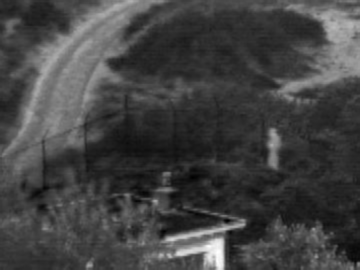
%> input picture outputs/alpha_1e4_21/fused_rfnnest_700_wir_6.0_wvi_3.0_21_res/fused_rfnnest_700_wir_6.0_wvi_3.0_IR1.png, 360 x 270 px
$ octave main.m   (GNU Octave 9; MATLAB toolbox functions it lacks are replaced by stand-ins)
%> lines starting %> are read from the running program, lines starting %| are printed output that depends on the picture
% script for analyse the fused images

fileName_source_l = ['D:\VTK\论文\图像融合\Rfn-nest\imagefusion-rfn-nest\images\21_pairs_tno\ir\IR1.png'];
fileName_source_r = ['D:\VTK\论文\图像融合\Rfn-nest\imagefusion-rfn-nest\images\21_pairs_tno\vis\VIS1.png'];
fileName_fused = ['D:\VTK\论文\图像融合\Rfn-nest\imagefusion-rfn-nest\outputs\alpha_1e4_21\fused_rfnnest_700_wir_6.0_wvi_3.0_21_res\fused_rfnnest_700_wir_6.0_wvi_3.0_IR1.png'];

% fused results
fused_image = imread(fileName_fused);
%> fused_image is the input picture: size 270x360 uint8; min 0, max 255, mean 66.6
% input
sourceTestImage1 = imread(fileName_source_l);
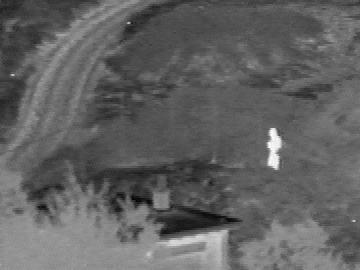
%> input picture images/21_pairs_tno/ir/IR1.png, 360 x 270 px
%> sourceTestImage1 is the input picture: size 270x360 uint8; min 0, max 255, mean 97.8
sourceTestImage2 = imread(fileName_source_r);
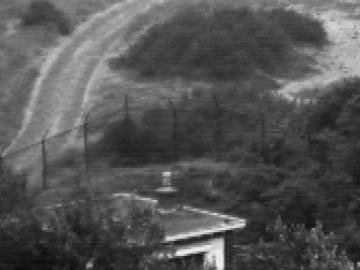
%> input picture images/21_pairs_tno/vis/VIS1.png, 360 x 270 px
%> sourceTestImage2 is the input picture: size 270x360 uint8; min 8, max 251, mean 84.4
tic;
%> (the run ends here)
